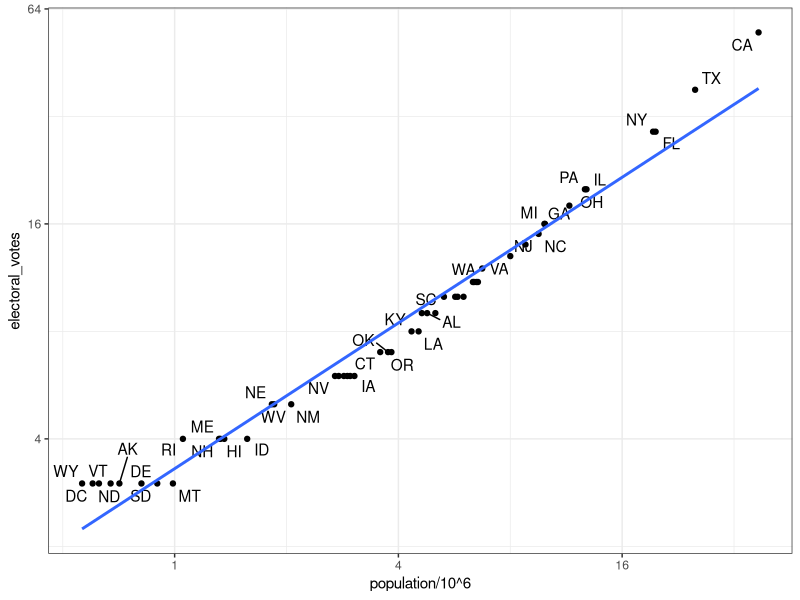
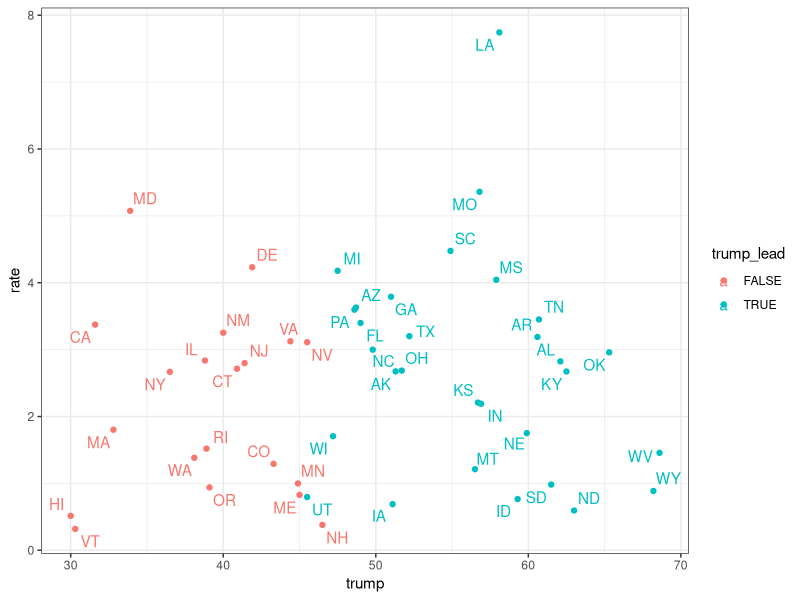

The R source for these figures, in order:
# import US murders data
library(tidyverse)
library(ggrepel)
library(dslabs)
ds_theme_set()
data(murders)
head(murders)

# import US election results data
data(polls_us_election_2016)
head(results_us_election_2016)
identical(results_us_election_2016$state, murders$state)

# join the murders table and US election results table
tab <- left_join(murders, results_us_election_2016, by = "state")
head(tab)

# plot electoral votes versus population
tab %>% ggplot(aes(population/10^6, electoral_votes, label = abb)) +
  geom_point() +
  geom_text_repel() + 
  scale_x_continuous(trans = "log2") +
  scale_y_continuous(trans = "log2") +
  geom_smooth(method = "lm", se = FALSE)

tab %>% mutate(rate = total / population * 10^5, trump_lead = trump > clinton) %>%
  filter(!(abb %in%"DC")) %>%
  arrange(rate) %>%
  ggplot(aes(y = rate, x = trump, label = abb, color = trump_lead)) +
  geom_point() +
  geom_text_repel()

# make two smaller tables to demonstrate joins
tab1 <- slice(murders, 1:6) %>% select(state, population)
tab1
tab2 <- slice(results_us_election_2016, c(1:3, 5, 7:8)) %>% select(state, electoral_votes)
tab2

# experiment with different joins
left_join(tab1, tab2)
tab1 %>% left_join(tab2)
tab1 %>% right_join(tab2)
inner_join(tab1, tab2)
full_join(tab1, tab2)
semi_join(tab1, tab2)
anti_join(tab1, tab2)

# Binding
bind_cols(a = 1:3, b = 4:6)

# Binding columns
tab <- left_join(murders, results_us_election_2016, by = "state")
head(tab)
str(tab)

tab1 <- tab[, 1:3]
head(tab1)
tab2 <- tab[, 4:6]
tab3 <- tab[, 7:9]
new_tab <- bind_cols(tab1, tab2, tab3)
head(new_tab)

# Binding rows
tab1 <- tab[1:2,]
tab1
tab2 <- tab[3:4,]
tab2
bind_rows(tab1, tab2)

# intersect vectors or data frames
intersect(1:10, 6:15)
intersect(c("a","b","c"), c("b","c","d"))
tab1 <- tab[1:5,] #first 5 rows of tab
tab2 <- tab[3:7,] #rows 3 to 7 of tab
head(tab1)
head(tab2)
intersect(tab1, tab2) #rows 3,4,5 of tab

# perform a union of vectors or data frames
union(1:10, 6:15)
union(c("a","b","c"), c("b","c","d"))
tab1 <- tab[1:5,]  #first 5 rows of tab
tab2 <- tab[3:7,] #rows 3 to 7 of tab
union(tab1, tab2) #rows 1 to 7 of tab

# set difference of vectors or data frames
setdiff(1:10, 6:15)
setdiff(6:15, 1:10)
tab1 <- tab[1:5,]
tab2 <- tab[3:7,]
setdiff(tab1, tab2)

# setequal determines whether sets have the same elements, regardless of order
setequal(1:5, 1:6)
setequal(1:5, 5:1)
setequal(tab1, tab2)

# setdiff
df1 <- data.frame(x = c("a","b"), y = c("a","a"))
df2 <- data.frame(x = c("a","a"), y = c("a","b"))
df1
df2
setdiff(df1, df2)
setdiff(df2, df1)
